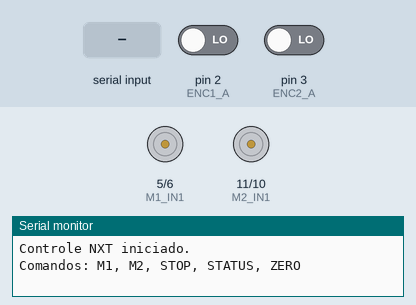
Simulated run of this sketch. Board: Arduino Mega 2560, built with avr-gcc and run on an emulated ATmega2560. Shown: motor-driver pin pairs drawn as motors (green arrow = first pin HIGH = forward, orange = second pin HIGH = backward, longer = more drive), the last lines printed to the serial monitor. The test bench sets the inputs (shaded band); at power-on: pin 2 (ENC1_A) LOW, pin 3 (ENC2_A) LOW.

Above: at 1.2 s.
1.3 s: "M1 90\n" received over Serial
At 2.5 s:
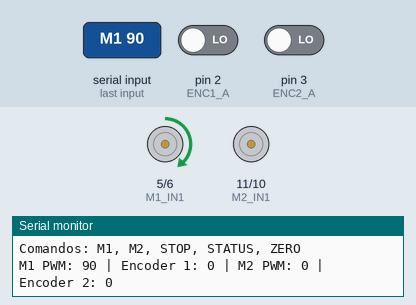
2.8 s: "M2 90\n" received over Serial
At 3.7 s:
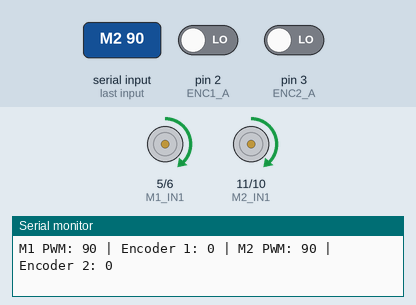
4.3 s: "M1 ,45\n" received over Serial
At 4.9 s:
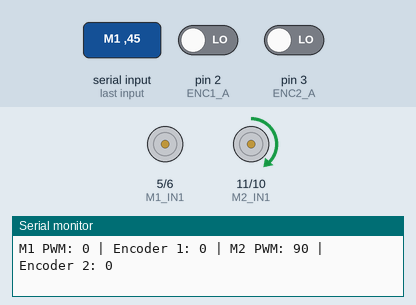
5.8 s: "STOP\n" received over Serial
At 7.2 s:
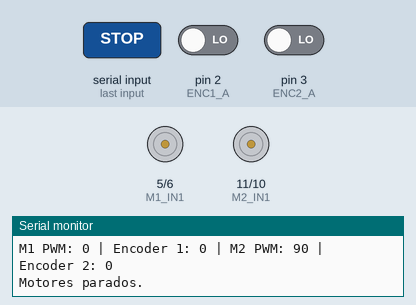
Timing chart, 0 to 8.3 s (numbered marks = the images above; inputs shaded):
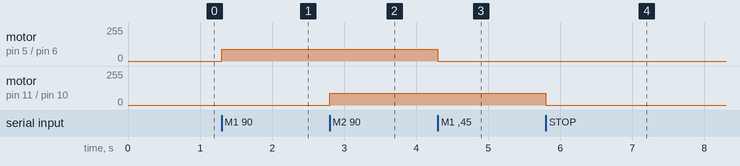

Measured:
- after the input at 1.3 s, motor on pin 5 (M1_IN1) / pin 6 (M1_IN2): stopped → forward 90/255 at once
- after the input at 2.8 s, motor on pin 11 (M2_IN1) / pin 10 (M2_IN2): stopped → forward 90/255 at once
- after the input at 4.3 s, motor on pin 5 (M1_IN1) / pin 6 (M1_IN2): forward 90/255 → stopped at once
- after the input at 5.8 s, motor on pin 11 (M2_IN1) / pin 10 (M2_IN2): forward 90/255 → stopped at once

The sketch:

skecth_nzt.ino
```cpp
#include <Arduino.h>

// ==========================================
// CONFIGURACAO DOS PINOS
// ==========================================

// Ponte H - Motor NXT 1
const int M1_IN1 = 5;
const int M1_IN2 = 6;

// Ponte H - Motor NXT 2
const int M2_IN1 = 11;  // ALTERADO: D9 -> D11
const int M2_IN2 = 10;

// Encoder - Motor NXT 1
const int ENC1_A = 2;
const int ENC1_B = 4;

// Encoder - Motor NXT 2
const int ENC2_A = 3;
const int ENC2_B = 7;

// ==========================================
// VARIAVEIS DOS MOTORES
// ==========================================

volatile long posicaoM1 = 0;
volatile long posicaoM2 = 0;

int velocidadeM1 = 0;
int velocidadeM2 = 0;

// ==========================================
// CONTROLE DOS MOTORES
// ==========================================

// Velocidade: -255 ate +255
void controlarMotor(int motor, int velocidade) {

  velocidade = constrain(velocidade, -255, 255);

  int in1, in2;

  if (motor == 1) {
    in1 = M1_IN1;
    in2 = M1_IN2;
    velocidadeM1 = velocidade;
  }
  else if (motor == 2) {
    in1 = M2_IN1;
    in2 = M2_IN2;
    velocidadeM2 = velocidade;
  }
  else {
    return;
  }

  if (velocidade > 0) {
    analogWrite(in1, velocidade);
    digitalWrite(in2, LOW);
  }
  else if (velocidade < 0) {
    digitalWrite(in1, LOW);
    analogWrite(in2, -velocidade);
  }
  else {
    digitalWrite(in1, LOW);
    digitalWrite(in2, LOW);
  }
}

// Parar ambos os motores
void pararMotores() {
  controlarMotor(1, 0);
  controlarMotor(2, 0);
}

// ==========================================
// LEITURA DOS ENCODERS
// ==========================================

void encoderMotor1() {
  bool a = digitalRead(ENC1_A);
  bool b = digitalRead(ENC1_B);

  if (a == b) {
    posicaoM1++;
  } else {
    posicaoM1--;
  }
}

void encoderMotor2() {
  bool a = digitalRead(ENC2_A);
  bool b = digitalRead(ENC2_B);

  if (a == b) {
    posicaoM2++;
  } else {
    posicaoM2--;
  }
}

// ==========================================
// MONITORAMENTO
// ==========================================

void mostrarStatus() {

  long p1, p2;

  noInterrupts();
  p1 = posicaoM1;
  p2 = posicaoM2;
  interrupts();

  Serial.print("M1 PWM: ");
  Serial.print(velocidadeM1);

  Serial.print(" | Encoder 1: ");
  Serial.print(p1);

  Serial.print(" | M2 PWM: ");
  Serial.print(velocidadeM2);

  Serial.print(" | Encoder 2: ");
  Serial.println(p2);
}

// ==========================================
// COMANDOS VIA SERIAL
// ==========================================

void processarComando(String comando) {

  comando.trim();
  comando.toUpperCase();

  if (comando == "STOP") {
    pararMotores();
    Serial.println("Motores parados.");
  }

  else if (comando == "STATUS") {
    mostrarStatus();
  }

  else if (comando == "ZERO") {
    noInterrupts();
    posicaoM1 = 0;
    posicaoM2 = 0;
    interrupts();

    Serial.println("Encoders zerados.");
  }

  else if (comando.startsWith("M1 ")) {
    int valor = comando.substring(3).toInt();
    controlarMotor(1, valor);
    mostrarStatus();
  }

  else if (comando.startsWith("M2 ")) {
    int valor = comando.substring(3).toInt();
    controlarMotor(2, valor);
    mostrarStatus();
  }

  else {
    Serial.println("Comando invalido.");
  }
}

// ==========================================
// SETUP
// ==========================================

void setup() {

  Serial.begin(115200);
  Serial.setTimeout(30);

  // Ponte H
  pinMode(M1_IN1, OUTPUT);
  pinMode(M1_IN2, OUTPUT);
  pinMode(M2_IN1, OUTPUT);
  pinMode(M2_IN2, OUTPUT);

  pararMotores();

  // Encoders
  pinMode(ENC1_A, INPUT);
  pinMode(ENC1_B, INPUT);
  pinMode(ENC2_A, INPUT);
  pinMode(ENC2_B, INPUT);

  attachInterrupt(
    digitalPinToInterrupt(ENC1_A),
    encoderMotor1,
    CHANGE
  );

  attachInterrupt(
    digitalPinToInterrupt(ENC2_A),
    encoderMotor2,
    CHANGE
  );

  Serial.println("Controle NXT iniciado.");
  Serial.println("Comandos: M1, M2, STOP, STATUS, ZERO");
}

// ==========================================
// LOOP
// ==========================================

void loop() {

  if (Serial.available()) {
    String comando = Serial.readStringUntil('\n');
    processarComando(comando);
  }
}
```
